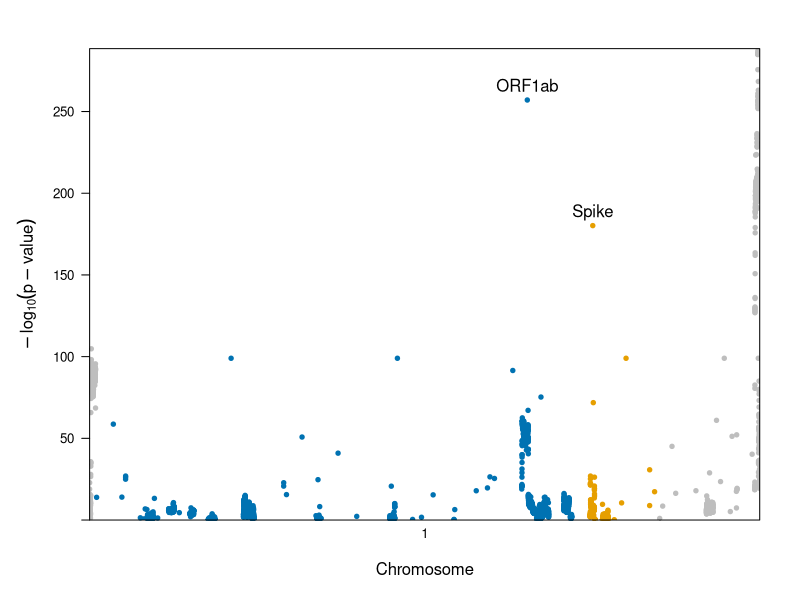

Reproduce this figure in R.
## ---- chunk 1
library(lattice)
manhattan.plot<-function(chr, pos, pvalue, 
	sig.level=NA, annotate=NULL, ann.default=list(),
	should.thin=T, thin.pos.places=2, thin.logp.places=2, 
	xlab="Chromosome", ylab=expression(-log[10](p-value)),
	col=c("gray","darkgray"), panel.extra=NULL, pch=20, cex=0.8,...) {

	if (length(chr)==0) stop("chromosome vector is empty")
	if (length(pos)==0) stop("position vector is empty")
	if (length(pvalue)==0) stop("pvalue vector is empty")

	#make sure we have an ordered factor
	if(!is.ordered(chr)) {
		chr <- ordered(chr)
	} else {
		chr <- chr[,drop=T]
	}

	#make sure positions are in kbp
	if (any(pos>1e6)) pos<-pos/1e6;

	#calculate absolute genomic position
	#from relative chromosomal positions
	posmin <- tapply(pos,chr, min);
	posmax <- tapply(pos,chr, max);
	posshift <- head(c(0,cumsum(posmax)),-1);
	names(posshift) <- levels(chr)
	genpos <- pos + posshift[chr];
	getGenPos<-function(cchr, cpos) {
		p<-posshift[as.character(cchr)]+cpos
		return(p)
	}

	#parse annotations
	grp <- NULL
	ann.settings <- list()
	label.default<-list(x="peak",y="peak",adj=NULL, pos=3, offset=0.5, 
		col=NULL, fontface=NULL, fontsize=NULL, show=F)
	parse.label<-function(rawval, groupname) {
		r<-list(text=groupname)
		if(is.logical(rawval)) {
			if(!rawval) {r$show <- F}
		} else if (is.character(rawval) || is.expression(rawval)) {
			if(nchar(rawval)>=1) {
				r$text <- rawval
			}
		} else if (is.list(rawval)) {
			r <- modifyList(r, rawval)
		}
		return(r)
	}

	if(!is.null(annotate)) {
		if (is.list(annotate)) {
			grp <- annotate[[1]]
		} else {
			grp <- annotate
		} 
		if (!is.factor(grp)) {
			grp <- factor(grp)
		}
	} else {
		grp <- factor(rep(1, times=length(pvalue)))
	}
  
	ann.settings<-vector("list", length(levels(grp)))
	ann.settings[[1]]<-list(pch=pch, col=col, cex=cex, fill=col, label=label.default)

	if (length(ann.settings)>1) { 
		lcols<-trellis.par.get("superpose.symbol")$col 
		lfills<-trellis.par.get("superpose.symbol")$fill
		for(i in 2:length(levels(grp))) {
			ann.settings[[i]]<-list(pch=pch, 
				col=lcols[(i-2) %% length(lcols) +1 ], 
				fill=lfills[(i-2) %% length(lfills) +1 ], 
				cex=cex, label=label.default);
			ann.settings[[i]]$label$show <- T
		}
		names(ann.settings)<-levels(grp)
	}
	for(i in 1:length(ann.settings)) {
		if (i>1) {ann.settings[[i]] <- modifyList(ann.settings[[i]], ann.default)}
		ann.settings[[i]]$label <- modifyList(ann.settings[[i]]$label, 
			parse.label(ann.settings[[i]]$label, levels(grp)[i]))
	}
	if(is.list(annotate) && length(annotate)>1) {
		user.cols <- 2:length(annotate)
		ann.cols <- c()
		if(!is.null(names(annotate[-1])) && all(names(annotate[-1])!="")) {
			ann.cols<-match(names(annotate)[-1], names(ann.settings))
		} else {
			ann.cols<-user.cols-1
		}
		for(i in seq_along(user.cols)) {
			if(!is.null(annotate[[user.cols[i]]]$label)) {
				annotate[[user.cols[i]]]$label<-parse.label(annotate[[user.cols[i]]]$label, 
					levels(grp)[ann.cols[i]])
			}
			ann.settings[[ann.cols[i]]]<-modifyList(ann.settings[[ann.cols[i]]], 
				annotate[[user.cols[i]]])
		}
	}
 	rm(annotate)

	#reduce number of points plotted
	if(should.thin) {
		thinned <- unique(data.frame(
			logp=round(-log10(pvalue),thin.logp.places), 
			pos=round(genpos,thin.pos.places), 
			chr=chr,
			grp=grp)
		)
		logp <- thinned$logp
		genpos <- thinned$pos
		chr <- thinned$chr
		grp <- thinned$grp
		rm(thinned)
	} else {
		logp <- -log10(pvalue)
	}
	rm(pos, pvalue)
	gc()

	#custom axis to print chromosome names
	axis.chr <- function(side,...) {
		if(side=="bottom") {
			panel.axis(side=side, outside=T,
				at=((posmax+posmin)/2+posshift),
				labels=levels(chr), 
				ticks=F, rot=0,
				check.overlap=F
			)
		} else if (side=="top" || side=="right") {
			panel.axis(side=side, draw.labels=F, ticks=F);
		}
		else {
			axis.default(side=side,...);
		}
	 }

	#make sure the y-lim covers the range (plus a bit more to look nice)
	prepanel.chr<-function(x,y,...) { 
		A<-list();
		maxy<-ceiling(max(y, ifelse(!is.na(sig.level), -log10(sig.level), 0)))+.5;
		A$ylim=c(0,maxy);
		A;
	}

	xyplot(logp~genpos, chr=chr, groups=grp,
		axis=axis.chr, ann.settings=ann.settings, 
		prepanel=prepanel.chr, scales=list(axs="i"),
		panel=function(x, y, ..., getgenpos) {
			if(!is.na(sig.level)) {
				#add significance line (if requested)
				panel.abline(h=-log10(sig.level), lty=2);
			}
			panel.superpose(x, y, ..., getgenpos=getgenpos);
			if(!is.null(panel.extra)) {
				panel.extra(x,y, getgenpos, ...)
			}
		},
		panel.groups = function(x,y,..., subscripts, group.number) {
			A<-list(...)
			#allow for different annotation settings
			gs <- ann.settings[[group.number]]
			A$col.symbol <- gs$col[(as.numeric(chr[subscripts])-1) %% length(gs$col) + 1]    
			A$cex <- gs$cex[(as.numeric(chr[subscripts])-1) %% length(gs$cex) + 1]
			A$pch <- gs$pch[(as.numeric(chr[subscripts])-1) %% length(gs$pch) + 1]
			A$fill <- gs$fill[(as.numeric(chr[subscripts])-1) %% length(gs$fill) + 1]
			A$x <- x
			A$y <- y
			do.call("panel.xyplot", A)
			#draw labels (if requested)
			if(gs$label$show) {
				gt<-gs$label
				names(gt)[which(names(gt)=="text")]<-"labels"
				gt$show<-NULL
				if(is.character(gt$x) | is.character(gt$y)) {
					peak = which.max(y)
					center = mean(range(x))
					if (is.character(gt$x)) {
						if(gt$x=="peak") {gt$x<-x[peak]}
						if(gt$x=="center") {gt$x<-center}
					}
					if (is.character(gt$y)) {
						if(gt$y=="peak") {gt$y<-y[peak]}
					}
				}
				if(is.list(gt$x)) {
					gt$x<-A$getgenpos(gt$x[[1]],gt$x[[2]])
				}
				do.call("panel.text", gt)
			}
		},
		xlab=xlab, ylab=ylab, 
		panel.extra=panel.extra, getgenpos=getGenPos, ...
	);
}
## ---- chunk 2
list.files()
tb = read.csv2( "gwas-t2m-meta0613-positions-pq.csv", stringsAsFactors = F)
#tb
## ---- chunk 3
tb_cov = read.csv("msa_position_2_ref_position.csv", row.names = 1)
tb$p = as.numeric(tb$p)
tb$ref_position = tb_cov$ref_positions[ match(tb$msa_position, tb_cov$msa_positions  )]
tb$p[tb$p==0] = 1E-99
#summary(tb)
tb$chr=1
## ---- chunk 4
# spike 21563   25384

#make annotation factor
ann <- rep(1, length(tb$p))
#print(ann)
ann[with(tb, chr==1 & ref_position>=266 & ref_position< 21555)]<-2
ann[with(tb, chr==1 & ref_position>=21563 & ref_position< 25384)]<-3
#print(ann)
ann<-factor(ann, levels=1:3, labels=c("", "ORF1ab", "Spike"))
#manhattan.plot(tb$chr, tb$ref_position, tb$p)
#draw plot with annotation
manhattan.plot(tb$chr, tb$ref_position, tb$p, annotate=ann)
